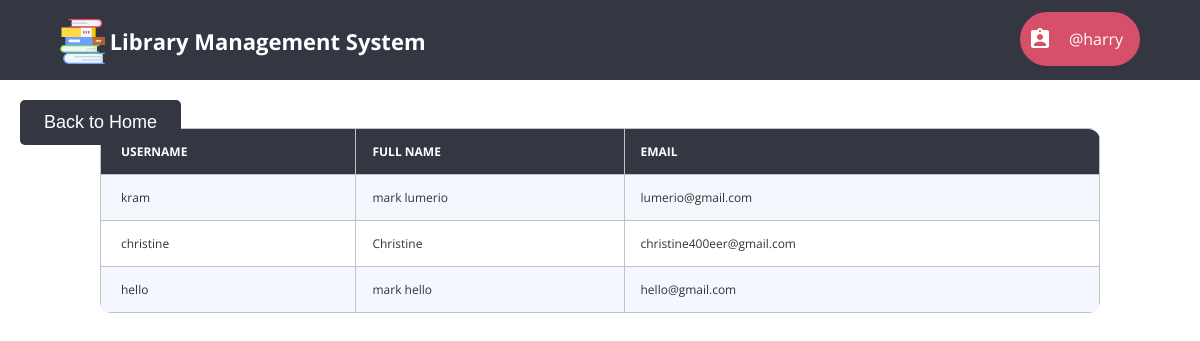
Screenshot of /librarian/view_student_details.php (signed in) with the database file from the repository.
### tables this page shows
CREATE TABLE `member` (
  `id` int(11) NOT NULL,
  `username` varchar(50) NOT NULL,
  `password` varchar(255) NOT NULL,
  `name` varchar(100) NOT NULL,
  `email` varchar(100) NOT NULL
);

### librarian/view_student_details.php (the view, shortened to what this page needs)
<?php
    require "../db_connect.php";
    require "header_librarian.php";
?>
<html>
    <head>
        <link rel="stylesheet" type="text/css" href="../css/global_styles.css">
        <link rel="stylesheet" type="text/css" href="css/view_student_details_style.css">
    </head>
    <body>
	<div class="back-button-container" style="text-align: center; margin-top: 20px;">
                <a href="home.php" class="back-button">
                    <button class="back-button-style">Back to Home</button>
                </a>
            </div>
        <?php
            $query = $con->prepare("SELECT id, username, name, email FROM member;");
            $query->execute();
            $result = $query->get_result();
            $rows = mysqli_num_rows($result);
            if ($rows == 0) {
                echo "<h2 align='center'>No student records found!</h2>";
            } else {
                echo "<table class='student-table'>
                        <thead>
                            <tr>
                                <th style='background-color:#343642;'>Username</th>
                                <th style='background-color:#343642;'>Full Name</th>
                                <th style='background-color:#343642;'>Email</th>
                            </tr>
                        </thead>
                        <tbody>";
                while ($row = mysqli_fetch_array($result)) {
                    echo "<tr>";
                    echo "<td>" . $row['username'] . "</td>";
                    echo "<td>" . $row['name'] . "</td>";
                    echo "<td>" . $row['email'] . "</td>";
                    echo "</tr>";
                }
                echo "    </tbody>
                      </table>";
            }
        ?>
    </body>
</html>

### librarian/css/header_librarian_style.css (style rules this page uses)
html * { -webkit-font-smoothing: antialiased; -moz-osx-font-smoothing: grayscale; }
*, *:after, *:before { -webkit-box-sizing: border-box; -moz-box-sizing: border-box; box-sizing: border-box; }
body { font-size: 100%; font-family: "Open Sans", sans-serif; background-color: white; margin: 0; }

### css/global_styles.css (style rules this page uses)
*, *::after, *::before { -webkit-box-sizing: border-box; -moz-box-sizing: border-box; box-sizing: border-box; }
html { font-size: 62.5%; }
body { font-size: 1.8rem; font-family: "Open Sans", sans-serif; color: #2b3e51; background-color: #ffffff; }

### librarian/css/view_student_details_style.css (style rules this page uses)
.student-table { width: 90%; max-width: 1000px; margin: 4em auto; font-size: 1.3rem; color: #333333; border-collapse: collapse; }
.student-table thead { background-color: #2C3E50; color: #ECF0F1; font-weight: bold; }
.student-table th, .student-table td { border: 1px solid #BDC3C7; padding: 12px 15px; text-align: left; }
.student-table tr:nth-child(even) { background: #F8F9F9; }
.student-table tr:nth-child(odd) { background: #FFFFFF; }
.student-table th { text-transform: uppercase; }

### librarian/view_student_details.php (style rules this page uses)
.student-table { width: 90%; max-width: 1000px; margin: 4em auto; font-size: 1.2rem; color: #333; border-collapse: collapse; border-radius: 12px; overflow: hidden; background: #D0DBFF; }
.student-table thead { background-color: #6C7AE0; color: white; font-weight: bold; }
.student-table th, .student-table td { padding: 14px 16px; text-align: left; }
.student-table thead tr:first-child th:first-child { border-top-left-radius: 12px; }
.student-table thead tr:first-child th:last-child { border-top-right-radius: 12px; }
.student-table tr:nth-child(even) { background: #FFFFFF; }
.student-table tr:nth-child(odd) { background: #F5F7FF; }
.student-table th:first-child, .student-table td:first-child { padding-left: 20px; }
.student-table th:last-child, .student-table td:last-child { padding-right: 20px; }
.back-button-container { position: fixed; top: 0; left: 20px; z-index: 999; }
.back-button { text-decoration: none; }
.back-button-style { background-color: #343642; ; margin-top: 80px; color: white; padding: 12px 24px; font-size: 18px; border: none; border-radius: 5px; cursor: pointer; transition: background-color 0.3s ease; }

### rows the page displays
member: username "kram", name "mark lumerio", email "lumerio@gmail.com"
member: username "christine", name "Christine", email "christine400eer@gmail.com"
member: username "hello", name "mark hello", email "hello@gmail.com"

### other values shown
$_SESSION['username'] "harry"
